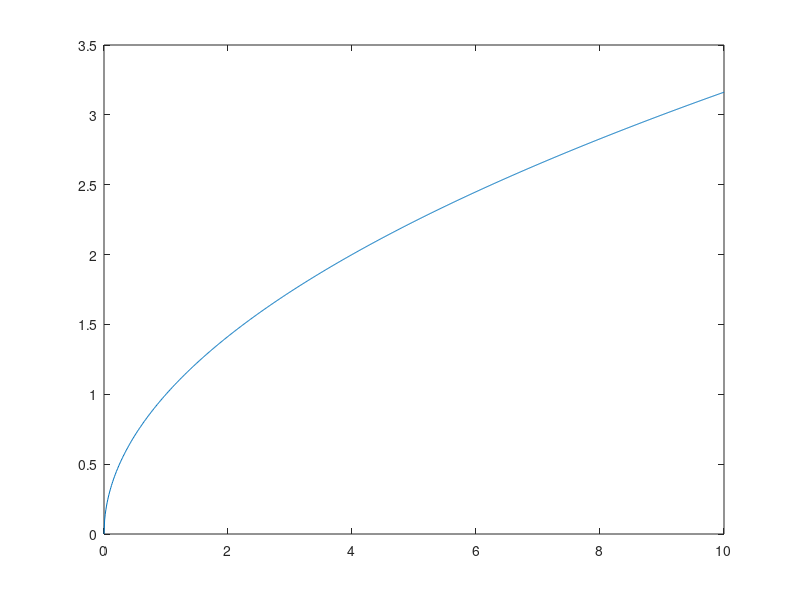
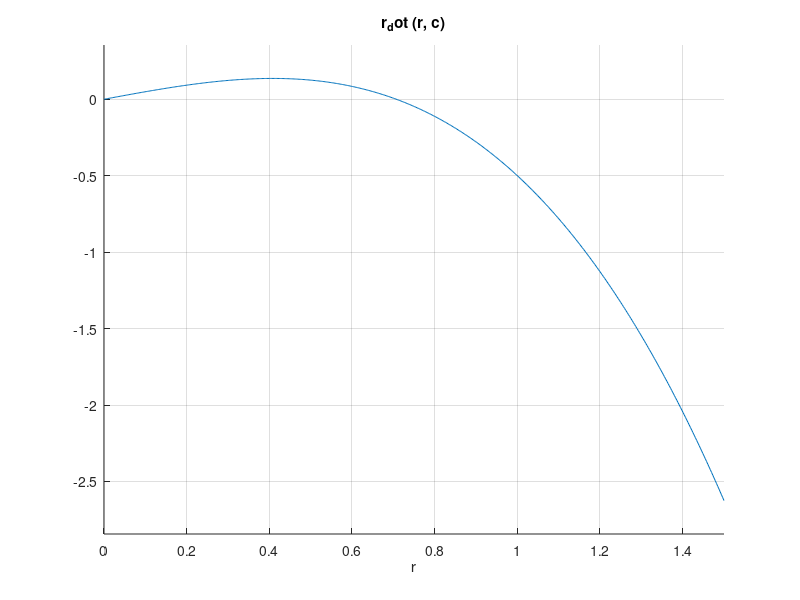

These charts were generated, in order, by the following MATLAB code:
function Paul3Supercritical
% - By plotting the r-nullcline, we can explain if the limit cycle is either asymtotically stable or unstable.
%   When the slope at the fixed point is positive, the fixed point is unstable.
%   When the slope at the fixed point is negative, the fixed point is
%   asymtotically stable.
% - When c<0, we have only one fixed point, i.e. r=0, the fixed point is
%   asymtotically stable because r_dot<0, i.e. r always decreases to 0.
% - When c=0, we also have only one fixed point, i.e. r=0, the fixed point
%   is unstable because r_dot>0, i.e. r always increase.
% - When c>0, we have two fixed points, i.e. r=0 and r=sqrt(c). 
%   r=0 is an unstable fixed point because the slope is positive. 
%   r=sqrt(c) is an asymtotically stable fixed point because the slope is negative.
% - This differential equation is supercritical because when c increase by passing
%   through c=0, a new stable limit cycle is created.

clc
clear all
close all

%% Plot the radius of the steady-state solution.
c=linspace(0,10,1000);
r=sqrt(c);

figure(1)
plot(c,r);

%% Plot r-nullcline
clear all

rmin=0;
rmax=1.5;

c=0.5;
figure(2)
hold on
plotRNullCline(rmin,rmax,c);

grid on

end

function plotRNullCline(rmin,rmax,c)
    ezplot(@(r) r_dot(r,c), [rmin,rmax]);
end

function val=r_dot(r,c)
    val=c.*r-r.^3;
end
